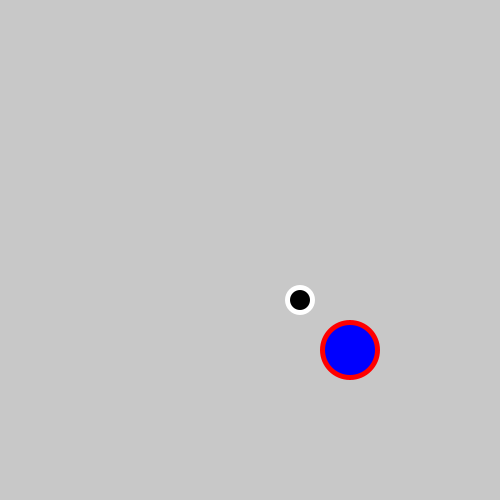
Frame 1 (no input)
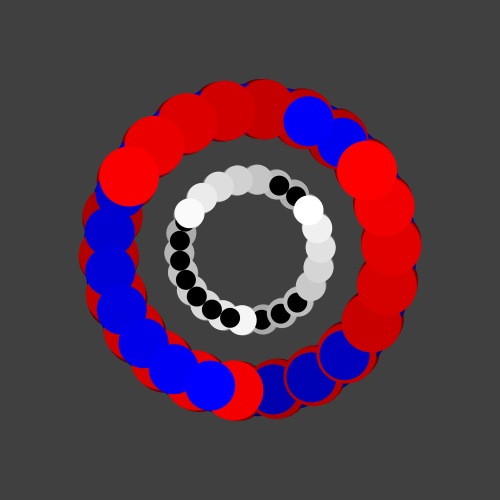
Frame 60 (the mouse pressed at the canvas centre just before this capture)
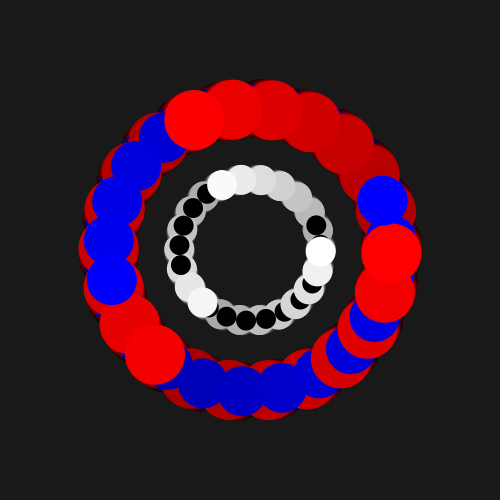
Frame 120 (the mouse held since frame 60 and released just before this capture)

The Processing sketch that drew these frames (run headless with seeded random() and noise(); from frame 60 on, the mouse is pressed at the canvas centre):

// Processing sketch: processing_161203
// ── processing_161203.pde

float a=0; 
float c=0;
void setup(){  
  size(500,500);
  smooth();  
  noStroke(); 
} 

void draw(){  
  
  fill(0,5);  
  rect(0,0,500,500);
  
  translate(500/2,500/2);  
  rotate(a);  
  
  fill(255);  
  ellipse(50,50,30,30);  
  
  fill(255,0,0);
  ellipse(100,100,60,60);

  a+=2;
  
  
  fill(255,0,0);
  rect(800,800,400,400);
  
  //translate(200/2,200/2);
  rotate(c);
  
  fill(0);
  ellipse(50,50,20,20);
  
  fill(0,0,255);
  ellipse(100,100,50,50);
  
  c+=1;
  
  
}
